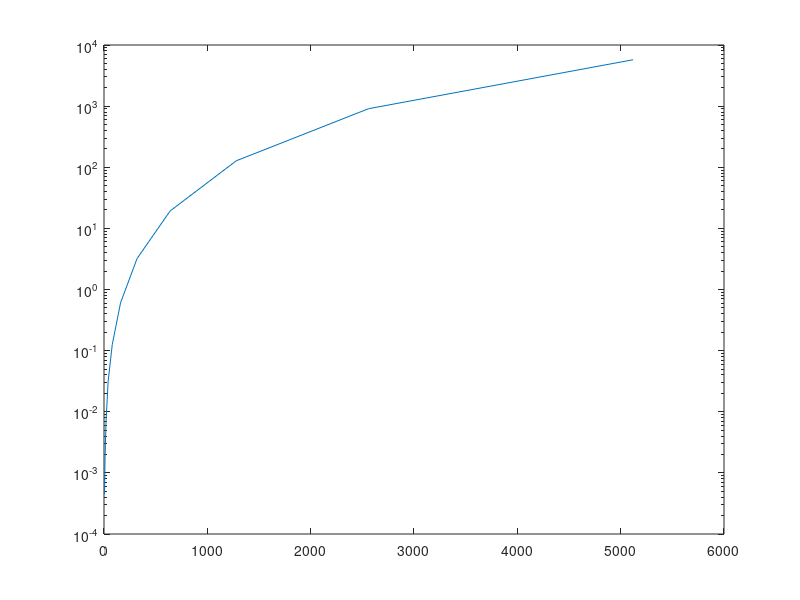

This chart was generated by the following MATLAB code: (Note: this script raises an error after producing the figure.)
%% Data
% Full Size Range
size = [ 5 10 20 40 80 160 320 640 1280 2560 5120 10240 ];

% Basic Color Refinement
% Measurement 1
sizeb1 = [ 5 10 20 40 80 160 320 640 1280 2560 5120 ];
timeb1 = [ 0.000447894 0.001738771 0.007223303 0.031326249 0.125898654 0.604074251 3.213163267 19.26075537 127.5672593 907.4070568 5736.549588 ];
% Slides w/out adjacency
sizeb2 = [ 160 320 640 ];
timeb2 = [ 7 54 427 ];
% Slides w/ adjacency
sizeb3 = [ 160 320 640 1280 ];
timeb3 = [ 0.3 2 17 125 ];

% Fast Color Refinement
% Measurement 1
sizef1 = [ 5 10 20 40 80 160 320 640 1280 2560 5120 10240 20480];
timef1 = [ 0.00058746337890625 0.0008630752563476562 0.0017960071563720703 0.0044100284576416016 0.007059335708618164 0.014141559600830078 0.028933286666870117 0.058183908462524414 0.11742138862609863 0.26059627532958984 0.491408348083496 0.994426965713501 2.088636636734009 ];
% Slides w/ adjacency
sizef2 = [ 160 320 640 1280 2560 5120 10240 ];
timef2 = [ 0.04 0.09 0.13 0.3 1 3 12 ];
% Measurement 2
sizef3 = size;
timef3 = [ 0.000124264999612933 0.000342142000590683 0.00100838100024702 0.00321382000038283 0.0112542269998812 0.0411697640001875 0.157870802999241 0.60982414099999 2.40300816400031 9.60912720700071 42.0685733139998 188.312010114 ];


%% Basic Computation Time Subplot

%subplot(2,1,1);

% Basic Measurement 1
p = semilogy(sizeb1, timeb1);
p.Color = 'blue';
p.Marker = '.';
p.MarkerSize = 10;
p.LineWidth = 1;

hold on
title('Computation Time of Basic Color Refinement for Threepaths');
xlabel('Size \it (# vertices per path)');
ylabel('Time \it (s)');
xlim([5 5120]);
xlabels = [ 5 640 1280 2560 5120 10240 ];
set(gca, 'Xtick', xlabels);
set(gca, 'XtickLabel', xlabels);

% x^2
x = 0:5:10240;
p = semilogy(x, x.^2);
p.Color = 'black';

% x^3
p = semilogy(x, x.^3);
p.Color = 'red';

legend('color refinement', 'n^2', 'n^3');
legend('Location','southeast');
legend('boxon');

%% Fast Computation Time Subplot

%subplot(2,1,1);

% Basic Measurement 1
p = semilogy(sizef1, timef1);
p.Color = 'blue';
p.Marker = '.';
p.MarkerSize = 10;
p.LineWidth = 1;

hold on
title('Computation Time of Fast Color Refinement for Threepaths');
xlabel('Size \it (# vertices per path)');
ylabel('Time \it (s)');
xlim([5 20480]);
xlabels = [ 5 2560 5120 10240  20480];
set(gca, 'Xtick', xlabels);
set(gca, 'XtickLabel', xlabels);

% n
x = 0:5:20480;
p = semilogy(x, x);
p.Color = 'black';

% nlog2n
x = 0:5:20480;
p = semilogy(x, x.*log2(x));
p.Color = 'red';

legend('color refinement', 'n', 'n\cdotlog_2n');
legend('Location','southeast');
legend('boxon');

%% Other plots
% Basic Slides w/out Adjacency
p = semilogy(sizeb2, timeb2);
p.Color = 'magenta';
p.Marker = 'o';
p.MarkerSize = 6;

% Basic Slides w/ Adjacency
p = semilogy(sizeb3, timeb3);
p.Color = 'green';
p.Marker = 'o';
p.MarkerSize = 6;

% Fast Slides w/ Adjacency
p = semilogy(sizef2, timef2);
p.Color = 'cyan';
p.Marker = 'o';
p.MarkerSize = 6;

% x^2
x = 0:5:10240;
p = semilogy(x, x.^2);
p.Color = 'red';

% x^3
p = semilogy(x, x.^3);
p.Color = 'black';

legend('Measurements', 'Slides w/out adjacency', 'Slides w/ adjacency', 'Fast slides w/ adjacency', 'Quadratic', 'Qubic', 'Location', 'northwest', 'Orientation', 'vertical');
%legend();
%legend();
%legend('boxon');

%% Relative Growth Basic Subplot
m2 = sizeb1.^2;
diff2 = m2-timeb1;
m3 = sizeb1.^3;
diff3 = m3./timeb1;
%diff = [ diff3.' diff2.' ];
diff = diff2.';

%subplot(2,1,2);
figure

bar_handle = bar(diff, 'grouped');
set(gca, 'YScale', 'linear');
set(bar_handle(1), 'FaceColor', 'red')
%set(bar_handle(2), 'FaceColor', 'black')

set(gca, 'XtickLabel', sizeb1);

title('Relative Differences between Basic Algorithm and Functions')
xlabel('Size \it (# vertices per path)')
ylabel('Function divided by computation time')

legend('n^3', 'n^2');
legend('Location','northwest');
legend('boxon');

%% Relative Growth Fast Subplot
m4 = sizef1.*log2(sizef1);
diff4 = m4./timef1;
m5 = sizef1.^2;
diff5 = m5./timef1;
m6 = sizef1.^3;
diff6 = m6./timef1;
m7 = sizef1.^2.*log2(sizef1);
diff7 = m7./timef1;
m8 = log(sizef1);
diff8 = sizef1./timef1;
diff = [ diff4.' diff8.'];

%subplot(2,1,2);
figure

bar_handle = bar(diff, 'grouped');
set(gca, 'YScale', 'log');
set(bar_handle(1), 'FaceColor', 'red')
set(bar_handle(2), 'FaceColor', 'black')
%set(bar_handle(3), 'FaceColor', 'yellow')
%set(bar_handle(4), 'FaceColor', 'cyan')
%set(bar_handle(5), 'FaceColor', 'green')

xticks = [ 1 2 3 4 5 6 7 8 9 10 11 12 13 ];
xlabels = [ 5 10 20 40 80 160 320 640 1280 2560 5120 10240 20480 ];
set(gca, 'Xtick', xticks);
set(gca, 'XtickLabel', xlabels);
set(gca, 'XtickLabelRotation', 30);

title('Relative Differences between Fast Algorithm and Functions')
xlabel('Size \it (# vertices per path)')
ylabel('Function divided by computation time')

legend('n\cdotlog_2n', 'n');
legend('Location','northwest');
legend('boxon');
